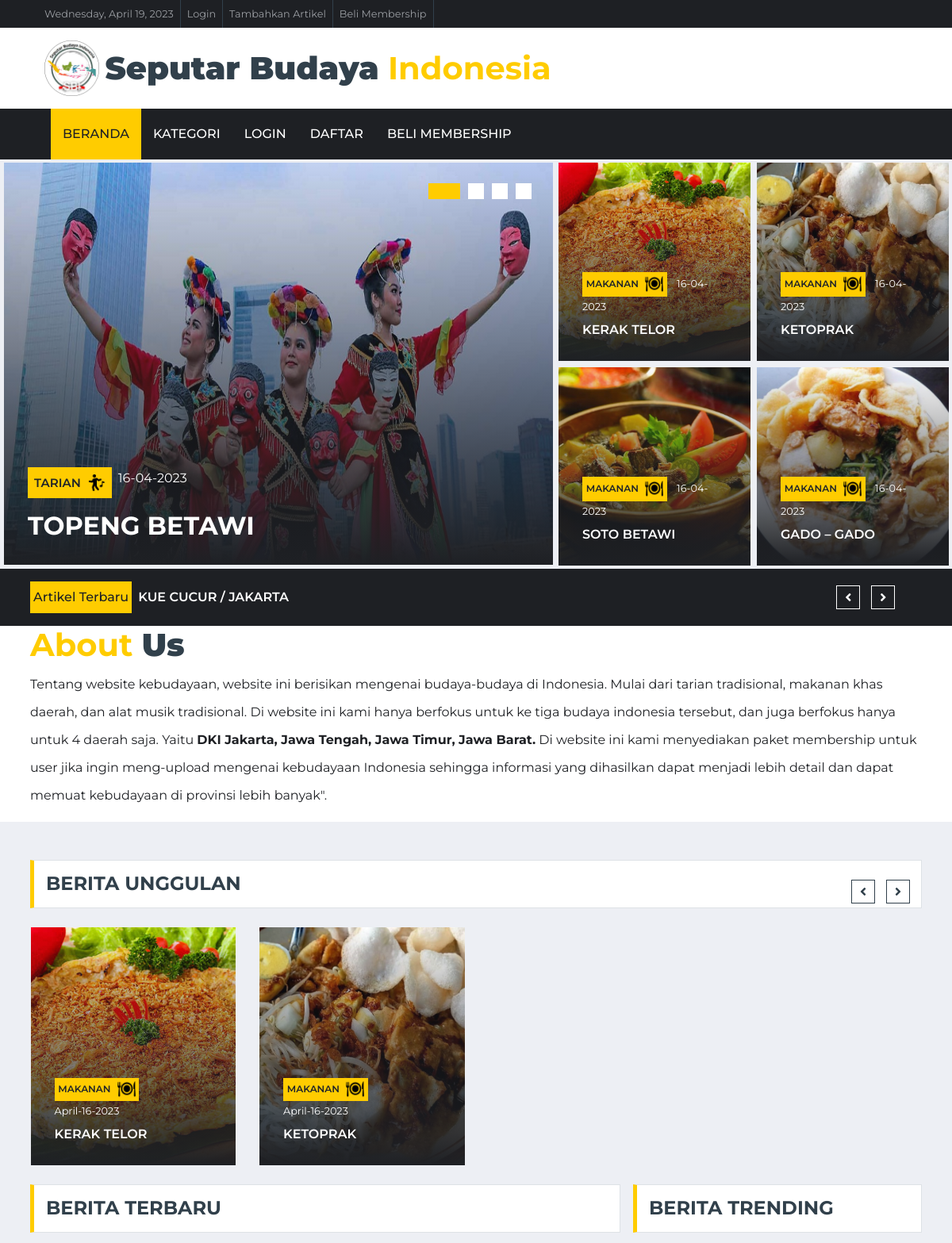
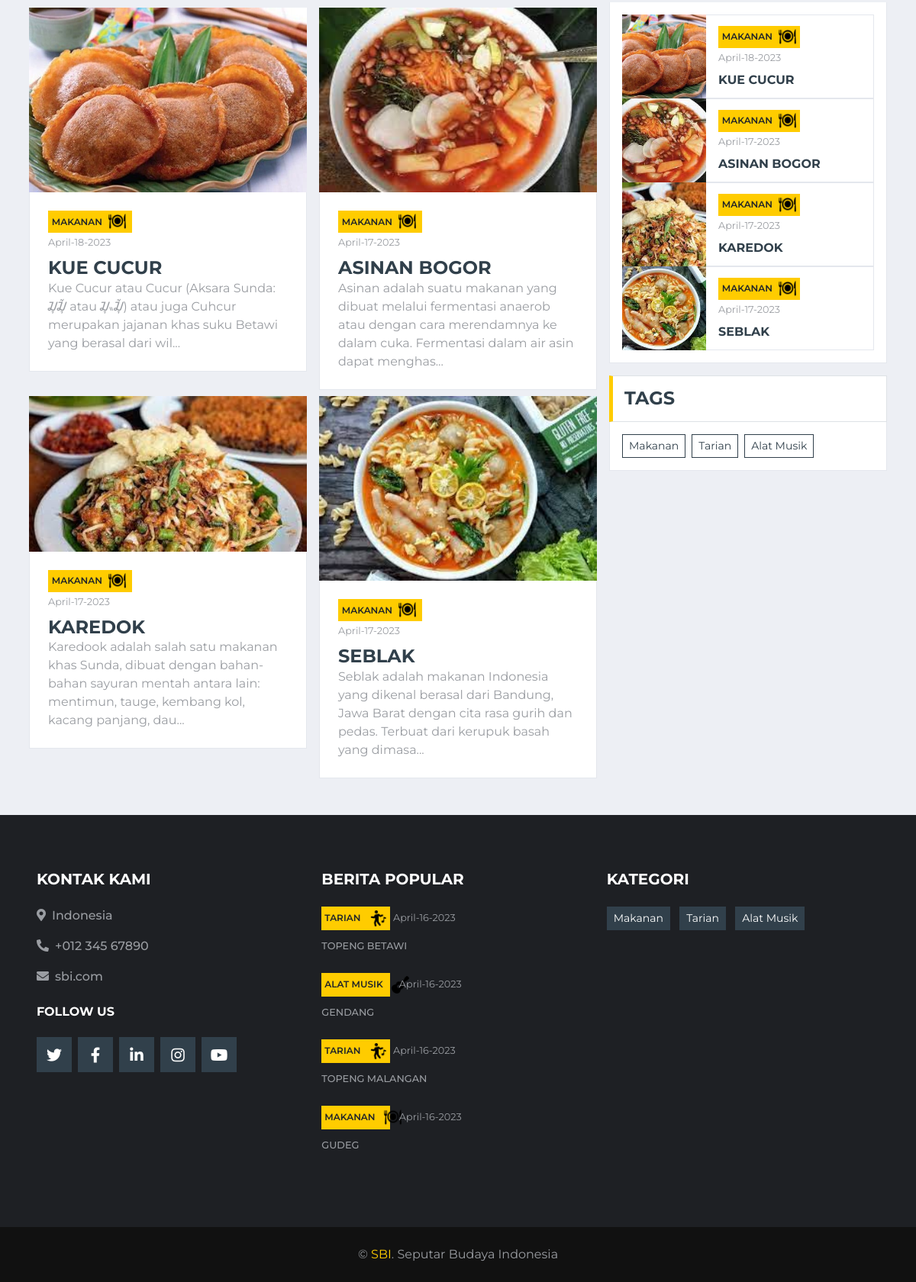
The page / on the database its author committed (2 pictures, top to bottom).
### tables this page shows
CREATE TABLE `upload_content` (
  `id_konten` int(11) NOT NULL,
  `id_user` int(11) NOT NULL,
  `nama_penulis` varchar(80) NOT NULL,
  `judul_konten` varchar(255) NOT NULL,
  `daerah` varchar(50) NOT NULL,
  `kategori` varchar(50) NOT NULL,
  `kategori2` varchar(50) NOT NULL,
  `isi_konten` text NOT NULL,
  `gambar` text NOT NULL,
  `tgl_konten` datetime NOT NULL DEFAULT current_timestamp()
);

### application/views/templates/featured_news.php (the view, shortened to what the rows shown need)
<div class="container-fluid bg-white d-flex align-items-center">
   <div class="container">
            <h1 class="text-primary font-weight-bold">About <span class="text-secondary font-weight-bolder"> Us<span></h4>
            <p class="text-dark" style="line-height: 35px;"> </p>
    </div>
    </div>
<div class="container-fluid mb-3">
    <div class="container mt-5 mb-4">
        <div class="owl-carousel news-carousel carousel-item-4 position-relative mt-4">
            <?php foreach ($featured_newss as $ftr) : ?>
                <?php
                   $daerah          = $ftr->daerah;
                   $kategori_folder = $ftr->kategori;
                   ?>
                <div class="position-relative overflow-hidden" style="height: 300px;">
                    <img src="<?= base_url() . '/upload_image/' . $daerah . '/' . strtolower($kategori_folder) . '/' . $ftr->gambar ?>" class="img-fluid w-100 h-100" style="object-fit: cover;">
                    <div class="overlay">
                        <div class="mb-2">
                        <?php if ($ftr->kategori == "makanan") { ?>
                                            <a class="badge badge-primary text-uppercase font-weight-semi-bold mr-1 d-flex align-items-center" href="<?=base_url('kategori/makanan')?>"><?= $ftr->kategori ?> <img src="<?= base_url() ?>assets/img/food-icon.png" style="height: 23px;" class="ml-2" alt=""></a>
                       <?php }; ?>
                            <?php $originalDate = $ftr->tgl_konten; $newDate = date("F-d-Y", strtotime($originalDate));?>
                            <a class="text-white" href=""><small><?= $newDate ?></small></a>
                        </div>
                        <a class="h6 m-0 text-white text-uppercase font-weight-semi-bold" href="<?= base_url('detail/detail_konten/' . $ftr->id_konten); ?>"><?= $ftr->judul_konten ?></a>
                    </div>
                </div>
            <?php endforeach; ?>
        </div>
    </div>
</div>

### application/views/slider_main_content.php (shortened to what the rows shown need)
<div class="container-fluid">
    <div class="row">
        <div class="col-lg-7 px-0">
            <div class="owl-carousel main-carousel position-relative">
                <?php foreach ($home as $hm) {  ?>
                    <?php $daerah          = $hm->daerah; ?>
                    <?php $kategori_folder = $hm->kategori; ?>
                    <?php if ($hm->kategori2 == "slider_home"  ) :    ?>
                        <div class="position-relative slider_bro overflow-hidden m-1" style=" height: 507px;">
                            <img  src="<?= base_url() . '/upload_image/' . $daerah . '/' . strtolower($kategori_folder) . '/' . $hm->gambar ?>" class="img-fluid h-100" alt="...">
                            <div class="overlay">
                                <div class="mb-2">
                                    <h5 class="d-flex">
                                        <?php if ($hm->kategori == "tarian") { ?>
                                            <a class="badge badge-primary text-uppercase font-weight-semi-bold p-2 mr-2 d-flex align-items-center" href="<?=base_url('kategori/tarian')?>"><?= $hm->kategori ?> <img src="<?= base_url() ?>assets/img/dance_icon.png" style="height: 23px;" class="ml-2" alt=""></a>
                                        <?php }; ?>
                                        <?php $originalDate = $hm->tgl_konten; $newDate = date("d-m-Y", strtotime($originalDate));?><a class="text-white" href=""><small><?= $newDate ?></small></a>
                                    </h5>
                                </div>
                                <a class="h2 m-0 text-white text-uppercase font-weight-bold" href="<?= base_url('detail/detail_konten/' . $hm->id_konten); ?>"><?= $hm->judul_konten ?></a>
                            </div>
                        </div>
                    <?php endif; ?>
                <?php } ?>
            </div>
        </div>

### application/views/main_content.php (shortened to what the rows shown need)
        <div class="col-lg-5 px-0">
            <div class="row mx-0">
                <?php foreach ($home as $hm) : ?>
                    <?php
                       $daerah          = $hm->daerah;
                       $kategori_folder = $hm->kategori;
                       ?>
                    <div class="col-md-6 px-0">
                        <div class="position-relative overflow-hidden m-1" style="height: 250px;">
                            <img src="<?= base_url() . '/upload_image/' . $daerah . '/' . strtolower($kategori_folder) . '/' . $hm->gambar ?>" class="img-fluid w-100 h-100" style="object-fit: cover;">
                            <div class="overlay">
                                <div class="mb-2 ">
                                    <?php if ($hm->kategori == "makanan") { ?>
                                        <a class="badge badge-primary text-uppercase font-weight-semi-bold pt-1 pb-1 mr-2" href="<?=base_url('kategori/makanan')?>"><?= $hm->kategori ?><img src="<?= base_url() ?>assets/img/food-icon.png" style="height: 23px;" class="ml-2" alt=""></a>
                                    <?php }; ?>
                                    <?php $originalDate = $hm->tgl_konten; $newDate = date("d-m-Y", strtotime($originalDate));?><a class="text-white" href=""><small><?= $newDate ?></small></a>
                                </div>
                                <a class="h6 m-0 text-white text-uppercase font-weight-semi-bold" href="<?= base_url('detail/detail_konten/' . $hm->id_konten); ?>"><?= $hm->judul_konten ?></a>
                            </div>
                        </div>
                    </div>
                <?php endforeach; ?>
            </div>
        </div>
    </div>
</div>

### application/views/templates/breaking_news.php (shortened to what the rows shown need)
<div class="container-fluid bg-dark py-3 mb-3">
    <div class="container">
        <div class="row align-items-center bg-dark">
            <div class="col-12">
                <div class="d-flex justify-content-between">
                    <div class="owl-carousel tranding-carousel position-relative d-inline-flex align-items-center"
                        style="width: calc(100% - 170px); padding-right: 9px;">
                        <?php foreach ($berita_terbaru as $brt) :?>
                            <?php $id_kontenn = $brt->id_konten ; ?>
                        <?php if ($brt->kategori == "makanan") { ?>
                            <a class="text-white text-uppercase font-weight-semi-bold d-flex align-items-center" href="<?=base_url('detail/detail_konten/'.$id_kontenn)?>">
                                <?=$brt->judul_konten?> / <?=$brt->daerah?>
                         </a>
                        <?php } ; ?>
                        <?php endforeach ; ?>
                    </div>
                </div>
            </div>
        </div>
    </div>
</div>

### application/views/templates/news_sidebar.php (shortened to what the rows shown need)
<div class="container-fluid mt-2">
    <div class="container">
        <div class="row">
            <div class="col-lg-8">
                <div class="row">
                    <?php foreach ($berita_terbaru as $brt) : ?>
                        <div class="col-lg-6">
                            <div class="position-relative ">
                                <div class="mt-2 ">
                                    <?php
                                     $daerah          = $brt->daerah;
                                     $kategori_folder = $brt->kategori;
                                     ?>
                                    <img src="<?= base_url() . '/upload_image/' . $daerah . '/' . strtolower($kategori_folder) . '/' . $brt->gambar ?>" class="img-fluid w-100 h-100" style="object-fit: cover;">
                                    <div class="bg-white border border-top-0 p-4">
                                        <div class="mb-2">
                                            <?php if ($brt->kategori == "makanan") { ?>
                                                <a href="<?=base_url('kategori/makanan')?>" class="badge badge-primary text-uppercase font-weight-semi-bold mr-1 d-flex align-items-center " style="width: 35%;" href=""><?= $brt->kategori ?> <img src="<?= base_url() ?>assets/img/food-icon.png" style="height: 23px;" class="ml-2" alt=""></a>
                                            <?php }; ?>
                                            <?php $originalDate = $brt->tgl_konten; $newDate = date("F-d-Y", strtotime($originalDate));?>
                                            <a class="text-body mt-5" href=""><small><?= $newDate ?></small></a>
                                        </div>
                                        <a class="h4 d-block mb-3 text-secondary text-uppercase font-weight-bold" href="<?= base_url('detail/detail_konten/' . $brt->id_konten); ?>"><?= $brt->judul_konten ?></a>
                                        <p class="m-0"><?= substr($brt->isi_konten, 0, 150) . '...'; ?></p>
                                    </div>
                                </div>
                            </div>
                        </div>
                    <?php endforeach; ?>
                </div>
            </div>
            <div class="col-lg-4">
                <div class="mb-3">
                    <div class="bg-white border border-top-0 p-3 mt-3">
                    <?php foreach ($berita_terbaru as $brt) : ?>
                     <?php
                 $daerah          = $brt->daerah;
                 $kategori_folder = $brt->kategori;
                 ?>
                        <div class="d-flex align-items-center bg-white mb-3" style="height: 110px;">
                            <img src="<?= base_url() . '/upload_image/' . $daerah . '/' . strtolower($kategori_folder) . '/' . $brt->gambar ?>" class="img-fluid" style="height: 110px; width: 110px; object-fit: cover;">
                            <div class="w-100 h-100 px-3 d-flex flex-column justify-content-center border border-left-0">
                                <div class="mb-2">
                                    <?php if ($brt->kategori == "makanan") { ?>
                                                <a href="<?=base_url('kategori/makanan')?>" class="badge badge-primary text-uppercase font-weight-semi-bold mr-1 d-flex align-items-center " style="width: 57%;" href=""><?= $brt->kategori ?> <img src="<?= base_url() ?>assets/img/food-icon.png" style="height: 23px;" class="ml-2" alt=""></a>
                                            <?php }; ?>
                                    <?php $originalDate = $brt->tgl_konten; $newDate = date("F-d-Y", strtotime($originalDate));?><a class="text-body" href=""><small><?= $newDate ?></small></a>
                                </div>
                                <a class="h6 m-0 text-secondary text-uppercase font-weight-bold" href="<?= base_url('detail/detail_konten/' . $brt->id_konten); ?>"><?=$brt->judul_konten?></a>
                            </div>
                        </div>
                     <?php endforeach; ?>
                    </div>
                </div>
            </div>
        </div>
    </div>
</div>

### application/views/templates/footer_content.php (shortened to what the rows shown need)
<div class="container-fluid bg-dark pt-5 px-lg-5 mt-5 px-4">
    <div class="row py-4">
        <div class="col-lg-4 col-md-6 mb-5">
            <div class="mb-3">
                <?php foreach ($home as $brt) :?>
                <div class="mb-2">
                <?php if ($brt->kategori == "tarian") { ?>
                    <a class="badge badge-primary text-uppercase font-weight-semi-bold p-1 " href="<?=base_url('kategori/tarian')?>"><?= $brt->kategori ?> <img src="<?= base_url() ?>assets/img/dance_icon.png" style="height: 23px;" class="ml-2" alt=""></a>
                    <?php }; ?>
                <?php if ($brt->kategori == "makanan") { ?>
                    <a class="badge badge-primary text-uppercase font-weight-semi-bold p-1 mr-2 w-25" href="<?=base_url('kategori/makanan')?>"><?= $brt->kategori ?> <img src="<?= base_url() ?>assets/img/food-icon.png" style="height: 23px;" class="ml-2" alt=""></a>
                    <?php }; ?>
                <?php if ($brt->kategori == "alat musik") { ?>
                    <a class="badge badge-primary text-uppercase font-weight-semi-bold p-1 mr-2 w-25" href="<?=base_url('kategori/alat_musik')?>"><?= $brt->kategori ?> <img src="<?= base_url() ?>assets/img/alat_musik.png" style="height: 23px;" class="ml-2" alt=""></a>
                    <?php }; ?>
                    <?php $originalDate = $brt->tgl_konten; $newDate = date("F-d-Y", strtotime($originalDate));?><a class="text-body" href=""><small><?= $newDate ?></small></a>
                </div>
                <a class="small text-body text-uppercase font-weight-medium" href=""><?=$brt->judul_konten;?></a>
                <br>
                <br>
                <?php endforeach ; ?>
            </div>
        </div>
    </div>
</div>

### rows shown on the page
upload_content: daerah+kategori+gambar (picture), kategori "TARIAN", tgl_konten "16-04-2023", judul_konten "TOPENG BETAWI", tgl_konten "April-16-2023"
upload_content: daerah+kategori+gambar (picture), kategori "MAKANAN", tgl_konten "16-04-2023", judul_konten "KERAK TELOR", tgl_konten "April-16-2023"
upload_content: daerah+kategori+gambar (picture), kategori "MAKANAN", tgl_konten "16-04-2023", judul_konten "KETOPRAK", tgl_konten "April-16-2023"
upload_content: daerah+kategori+gambar (picture), kategori "MAKANAN", tgl_konten "16-04-2023", judul_konten "SOTO BETAWI"
upload_content: daerah+kategori+gambar (picture), kategori "MAKANAN", tgl_konten "16-04-2023", judul_konten "GADO – GADO"
upload_content: judul_konten "KUE CUCUR", daerah "JAKARTA", daerah+kategori+gambar (picture), kategori "MAKANAN", tgl_konten "April-18-2023", isi_konten "Kue Cucur atau Cucur (Aksara Sunda: ᮎᮥᮎᮥᮁ atau ᮎᮥᮂᮎᮥᮁ) atau juga Cuhcur merupakan jajanan khas suku Betawi yang berasal dari wil"
upload_content: daerah+kategori+gambar (picture), kategori "MAKANAN", tgl_konten "April-17-2023", judul_konten "ASINAN BOGOR", isi_konten "Asinan adalah suatu makanan yang dibuat melalui fermentasi anaerob atau dengan cara merendamnya ke dalam cuka. Fermentasi dalam air asin dapat menghas"
upload_content: daerah+kategori+gambar (picture), kategori "MAKANAN", tgl_konten "April-17-2023", judul_konten "KAREDOK", isi_konten "Karedook adalah salah satu makanan khas Sunda, dibuat dengan bahan-bahan sayuran mentah antara lain: mentimun, tauge, kembang kol, kacang panjang, dau"
upload_content: daerah+kategori+gambar (picture), kategori "MAKANAN", tgl_konten "April-17-2023", judul_konten "SEBLAK", isi_konten "Seblak adalah makanan Indonesia yang dikenal berasal dari Bandung, Jawa Barat dengan cita rasa gurih dan pedas. Terbuat dari kerupuk basah yang dimasa"
upload_content: kategori "ALAT MUSIK", tgl_konten "April-16-2023", judul_konten "GENDANG"
upload_content: kategori "TARIAN", tgl_konten "April-16-2023", judul_konten "TOPENG MALANGAN"
upload_content: kategori "MAKANAN", tgl_konten "April-16-2023", judul_konten "GUDEG"
